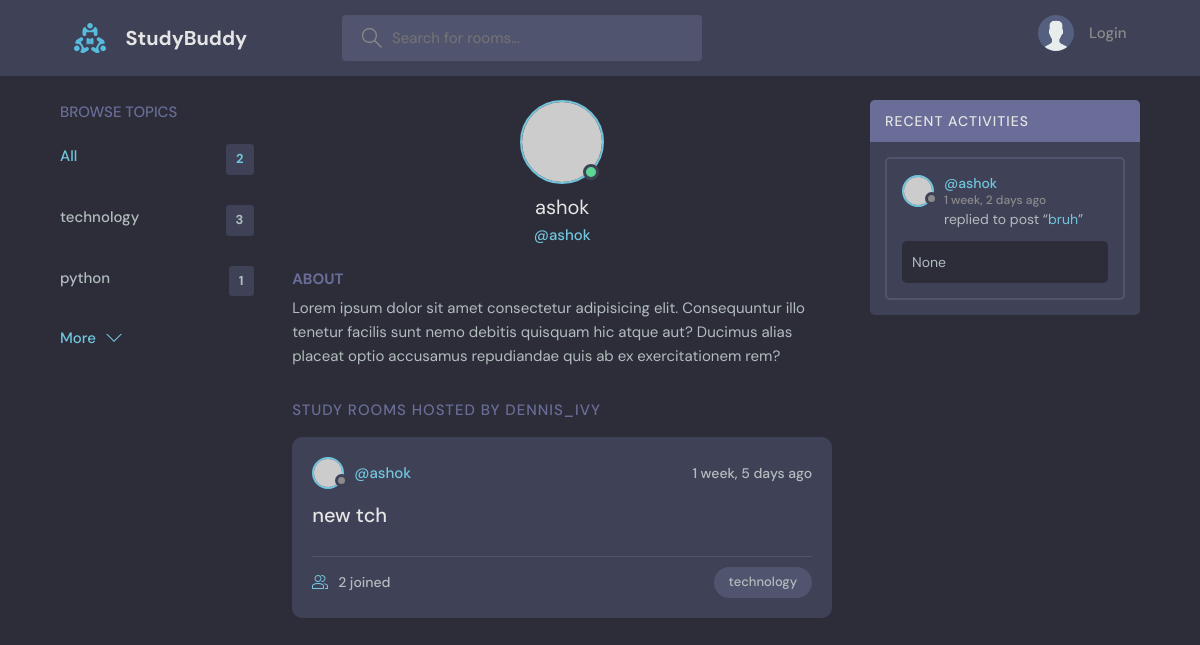
Page /profile/2/ on the earlier database version.
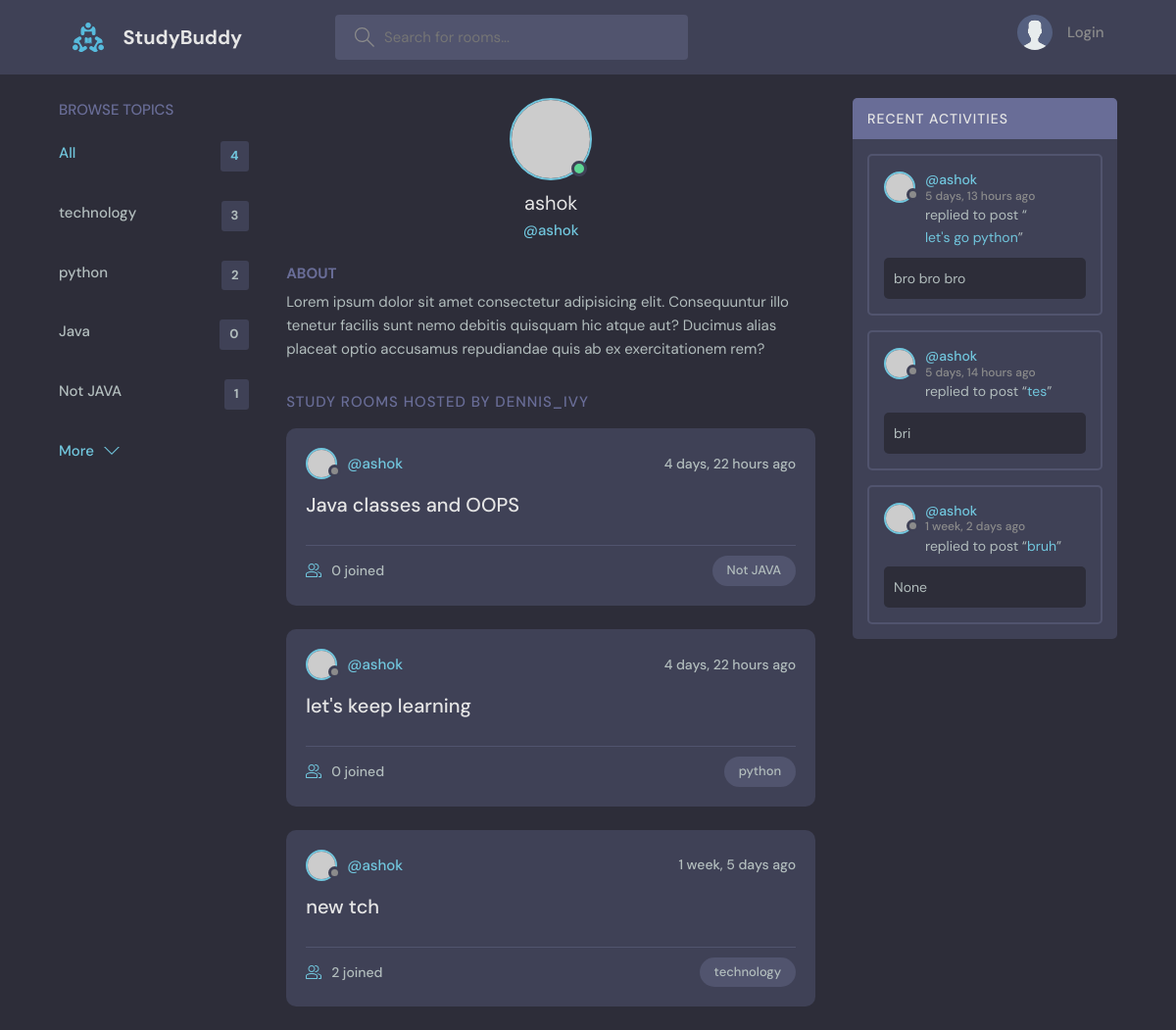
Same page on the later database version.
### base/models.py (models this page shows, shortened)
class Topic(models.Model):
    name = models.CharField(max_length=200)

class Room(models.Model):
    host = models.ForeignKey(User, on_delete=models.SET_NULL, null=True)
    topic = models.ForeignKey(Topic, on_delete=models.SET_NULL, null=True)
    name = models.CharField(max_length=100)
    description = models.TextField(null=True, blank=True)
    participants = models.ManyToManyField(
        User, related_name='participants', blank=True)
    updated = models.DateTimeField(auto_now=True)
    created = models.DateTimeField(auto_now_add=True)
    class Meta:
        ordering = ('-updated','-created',)
    def __str__(self):
        return self.name

class Message(models.Model):
    user = models.ForeignKey(User, on_delete=models.CASCADE)
    room = models.ForeignKey(Room, on_delete=models.CASCADE)
    body = models.TextField(null=True, blank=True)
    updated = models.DateTimeField(auto_now=True)
    created = models.DateTimeField(auto_now_add=True)
    class Meta:
        ordering = ('-updated','-created',)

### base/views.py (the view)
# urls.py: path('profile/<str:pk>/', views.userProfile, name='user-profile'),
def userProfile(request, pk):
    user = User.objects.get(id=pk)
    rooms = user.room_set.all()
    room_messages = user.message_set.all()
    topics = Topic.objects.all()
    context = {'user': user, 'rooms': rooms, 'room_messages': room_messages, 'topics': topics}
    return render(request, 'base/profile.html', context)

### base/templates/base/profile.html (shortened to what this page needs)
{% extends 'main.html' %}
{% block content %}
<main class="profile-page layout layout--3">
    <div class="container">
      {% include 'base/topics_component.html' %}
      <div class="roomList">
        <div class="profile">
          <div class="profile__avatar">
            <div class="avatar avatar--large active">
              <img src="https://randomuser.me/api/portraits/men/11.jpg" />
            </div>
          </div>
          <div class="profile__info">
            <h3>{{user.username}}</h3>
            <p>@{{user.username}}</p>
          </div>
          <div class="profile__about">
            <h3>About</h3>
            <p>
              Lorem ipsum dolor sit amet consectetur adipisicing elit. Consequuntur illo tenetur
              facilis sunt nemo debitis quisquam hic atque aut? Ducimus alias placeat optio
              accusamus repudiandae quis ab ex exercitationem rem?
            </p>
          </div>
        </div>
        <div class="roomList__header">
          <div>
            <h2>Study Rooms Hosted by dennis_ivy</a>
            </h2>
          </div>
        </div>
        {% include 'base/feed_component.html' %}
      </div>
      {% include 'base/activity_component.html' %}
    </div>
  </main>
{% endblock content %}

### templates/main.html (shortened to what this page needs)
<!DOCTYPE html>
{% load static %}
<html lang="en">
  <head>
    <link rel="stylesheet" href="{% static 'styles/style.css' %}" />
  </head>
  <body>
    {% include 'navbar.html' %}
    {% block content %}
    {% endblock %}
  </body>
</html>

### templates/navbar.html (shortened to what this page needs)
{% load static %}
<header class="header header--loggedIn">
  <div class="container">
    <a href="{% url 'home' %}" class="header__logo">
      <img src="{% static 'images/logo.svg' %}" />
      <h1>StudyBuddy</h1>
    </a>
    <form class="header__search" method="GET" action="{% url 'home' %}">
      <label>
        <input type="text" placeholder="Search for rooms..." name="q" />
      </label>
    </form>
    <nav class="header__menu">
      {% if request.user.is_authenticated %}
      <div class="header__user">
        <a href="{% url 'update-user' %}">
          <div class="avatar avatar--medium active">
            <img src="https://randomuser.me/api/portraits/men/37.jpg" />
          </div>
          <p>
            {{request.user.username}}<span>@{{request.user.username}}</span>
          </p>
        </a>
        <button class="dropdown-button">
          <svg
            version="1.1"
            xmlns="http://www.w3.org/2000/svg"
            width="32"
            height="32"
            viewBox="0 0 32 32"
          >
            <title>chevron-down</title>
            <path d="M16 21l-13-13h-3l16 16 16-16h-3l-13 13z"></path>
          </svg>
        </button>
      </div>
      {% else %}
      <a href="{% url 'login' %}">
        <img src="{% static 'images/avatar.svg' %}" />
        <p>Login</p>
      </a>
      {% endif %}
    </nav>
  </div>
</header>

### base/templates/base/topics_component.html
<div class="topics">
  <div class="topics__header">
    <h2>Browse Topics</h2>
  </div>
  <ul class="topics__list">
    <li>
      <a href="{% url 'home' %}" class="active">All <span>{{topics.count}}</span></a>
    </li>
    {% for topic in topics %}
    <li>
        <a href="{% url 'home'%}?q={{topic.name}}">{{topic.name}} <span>{{topic.room_set.all.count}}</span></a>
    </li>
    {% endfor %}
  </ul>
  <a class="btn btn--link" href="">
    More
    <svg
      version="1.1"
      xmlns="http://www.w3.org/2000/svg"
      width="32"
      height="32"
      viewBox="0 0 32 32"
    >
      <title>chevron-down</title>
      <path d="M16 21l-13-13h-3l16 16 16-16h-3l-13 13z"></path>
    </svg>
  </a>
</div>

### base/templates/base/feed_component.html (shortened to what this page needs)
{% for room in rooms %}
<div class="roomListRoom">
  <div class="roomListRoom__header">
    <a href="{% url 'user-profile' room.host.id %}" class="roomListRoom__author">
      <div class="avatar avatar--small">
        <img src="https://randomuser.me/api/portraits/women/11.jpg" />
      </div>
      <span>@{{room.host.username}}</span>
    </a>
    <div class="roomListRoom__actions">
      <span>{{room.created|timesince}} ago</span>
    </div>
  </div>
  <div class="roomListRoom__content">
    <a href="{% url 'room' room.id %}">{{room.name}}</a>
  </div>
  <div class="roomListRoom__meta">
    <a href="{% url 'room' room.id %}" class="roomListRoom__joined">
      {{room.participants.all.count}} joined
    </a>
    <p class="roomListRoom__topic">{{room.topic.name}}</p>
  </div>
</div>
{% endfor %}

### base/templates/base/activity_component.html (shortened to what this page needs)
<div class="activities">
  <div class="activities__header">
    <h2>Recent Activities</h2>
  </div>
  {% for message in room_messages %}
  <div class="activities__box">
    <div class="activities__boxHeader roomListRoom__header">
      <a
        href="{% url 'user-profile' message.user.id %}"
        class="roomListRoom__author"
      >
        <div class="avatar avatar--small">
          <img src="https://randomuser.me/api/portraits/women/11.jpg" />
        </div>
        <p>
          @{{message.user}}
          <span>{{message.created|timesince}} ago</span>
        </p>
      </a>
    </div>
    <div class="activities__boxContent">
      <p>
        replied to post “<a href="{% url 'room' message.room.id %}"
          >{{message.room}}</a
        >”
      </p>
      <div class="activities__boxRoomContent">{{message.body}}</div>
    </div>
  </div>
  {% endfor %}
</div>

Differences in the rows shown:
computed for Topic "python": room_set.all.count "1" → "2"
added Topic: name "Java", room_set.all.count "0"
added Topic: name "Not JAVA", room_set.all.count "1"
added Room: host.username "ashok", created "4 days, 22 hours", name "Java classes and OOPS", participants.all.count "0", topic.name "Not JAVA"
added Room: host.username "ashok", created "4 days, 22 hours", name "let's keep learning", participants.all.count "0", topic.name "python"
added Message: user "ashok", created "5 days, 13 hours", room "let's go python", body "bro bro bro"
added Message: user "ashok", created "5 days, 14 hours", room "tes", body "bri"
Other differences:
{{ topics.count }}: "2" → "4"
